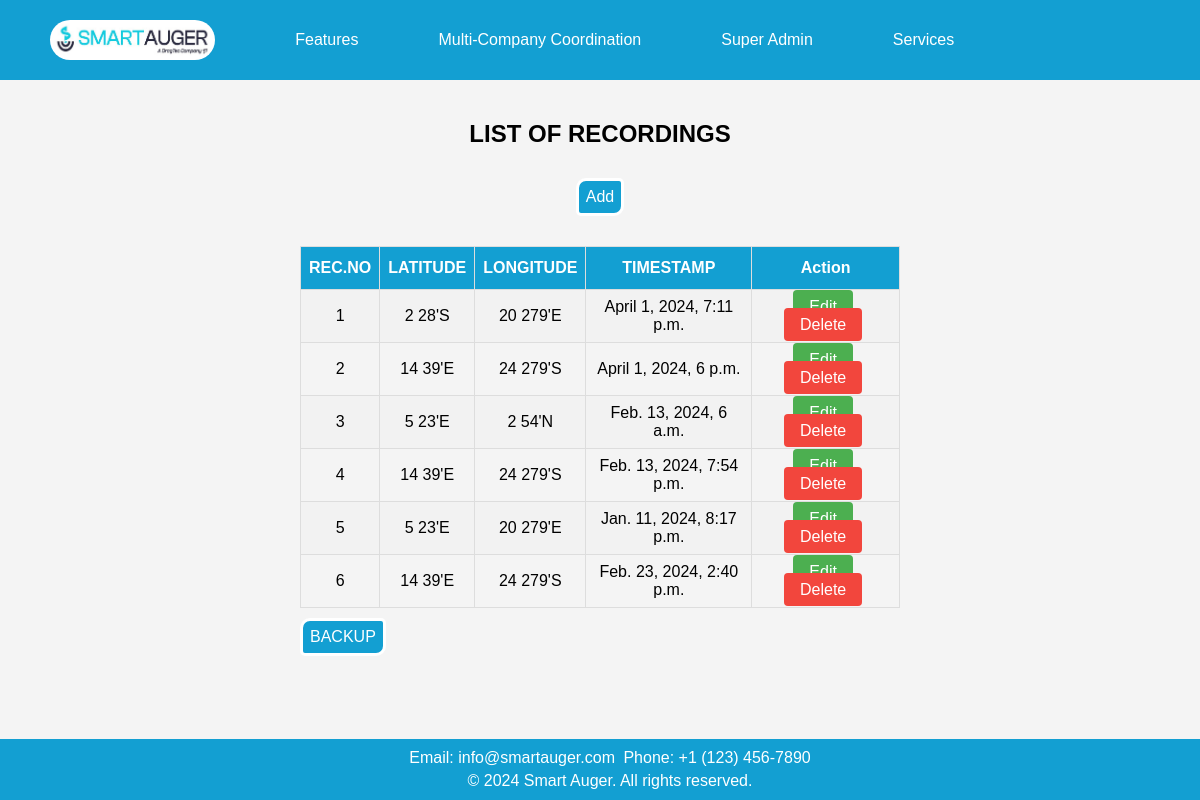
Before: /data_management/ with the older database file.
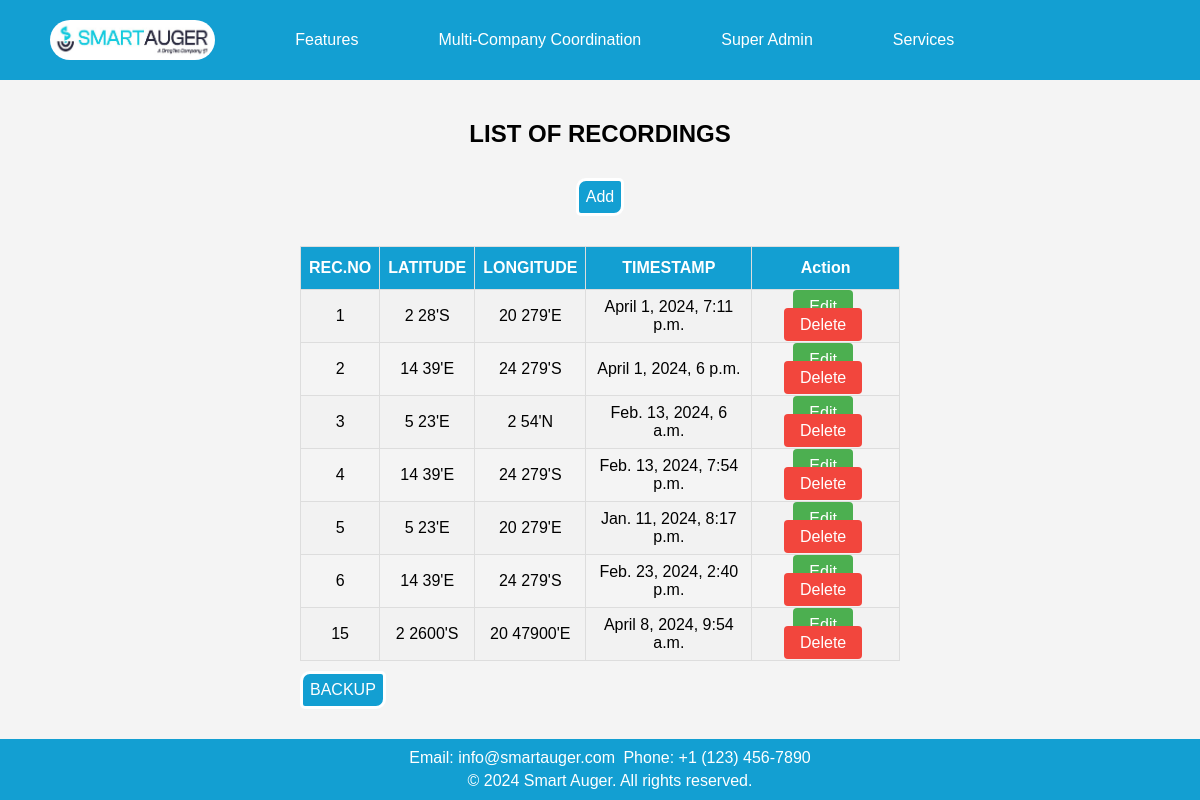
After: the same page with the newer database file.
### app1/models.py (models this page shows, shortened)
class data_management_model(models.Model):
    rec_no = models.AutoField(primary_key=True,unique=True)
    latitude = models.CharField(max_length=20)
    longitude = models.CharField(max_length=20)
    timestamp = models.DateTimeField(auto_now_add=True)

### app1/views.py (the view)
# urls.py: path('data_management/',views.data_management_view,name='data_management'),
def data_management_view(request):
    recordings = data_management_model.objects.all()
    return render(request, 'app1/data_management.html', {'recordings': recordings})

### app1/templates/app1/data_management.html (shortened to what this page needs)
<!DOCTYPE html>
<html lang="en">
<head>
    {% load static %}
</head>
<body>
    <header>
        <nav class="nav">
            <a class="logo" href="#"><img src="{% static 'app1/images/icon.jpg' %}" alt="Logo"></a>
            <div class="dropdown">
                <a href="#">Features</a>
            </div>
            <div class="dropdown">
                <a href="#" class="dropbtn">Multi-Company Coordination</a>
            </div>
            <div class="dropdown">
                <a href="#">Super Admin</a>
            </div>
            <div class="dropdown">
                <a href="#">Services</a>
            </div>
        </nav>
    </header>
    <div class="user">
        <h2 class="heading1">LIST OF RECORDINGS</h2>
        <a class="add" href="{% url 'add_reco' %}">Add</a>
    </div>
    <div id="table-container">
    <table id="customers">
        <tr>
            <th>REC.NO</th>
            <th>LATITUDE</th>
            <th>LONGITUDE</th>
            <th>TIMESTAMP</th>
            <th>Action</th>
        </tr>
        {% for recording in recordings %}
            <tr>
                <td>{{ recording.rec_no }}</td>
                <td>{{ recording.latitude }}</td>
                <td>{{ recording.longitude }}</td>
                <td>{{ recording.timestamp }}</td>
                <td>
                    <a href="{% url 'user_update' recording.pk %}" class="edit-btn">Edit</a>
                    <a href="{% url 'task_delete' recording.pk %}" class="delete-btn">Delete</a>
                </td>
            </tr>
            {% endfor %}
    </table>
    <div>
        <a class="add" href="#">BACKUP</a>
    </div>
</div>
    <footer>
        <p>Email: info@smartauger.com</p>
        <p>Phone: +1 (123) 456-7890</p>
        <div class="footer-bottom">
            <p>&copy; 2024 Smart Auger. All rights reserved.</p>
        </div>
    </footer>
</body>
</html>

Changed rows visible on the page:
added data_management_model: rec_no "15", latitude "2 2600'S", longitude "20 47900'E", timestamp "April 8, 2024, 9:54 a.m."
